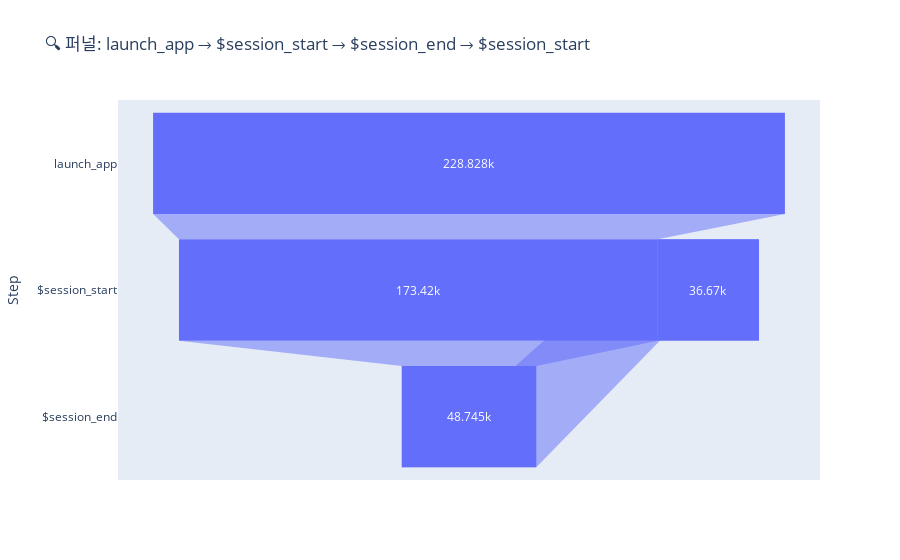
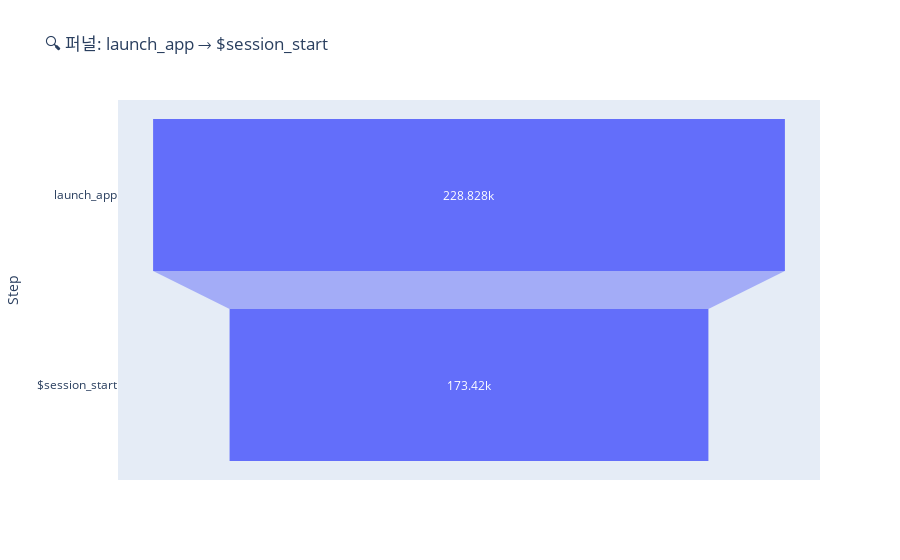
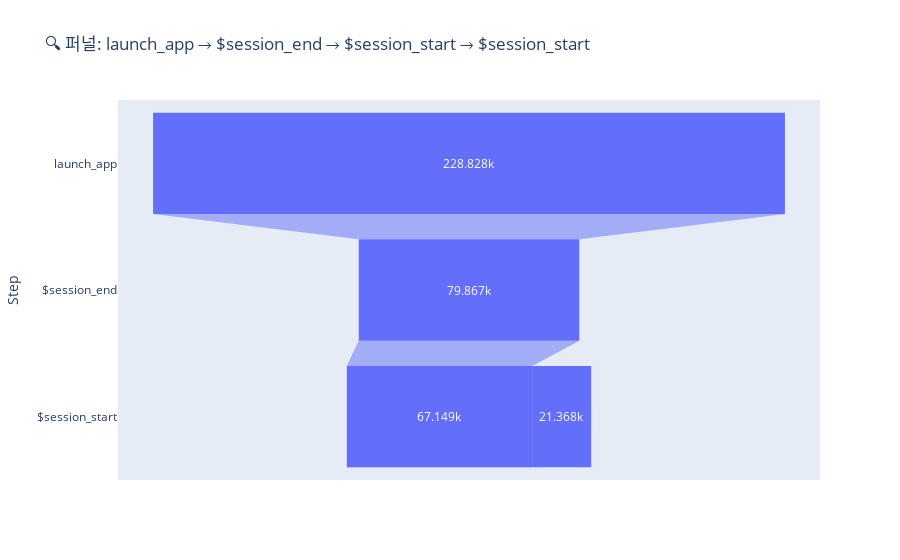
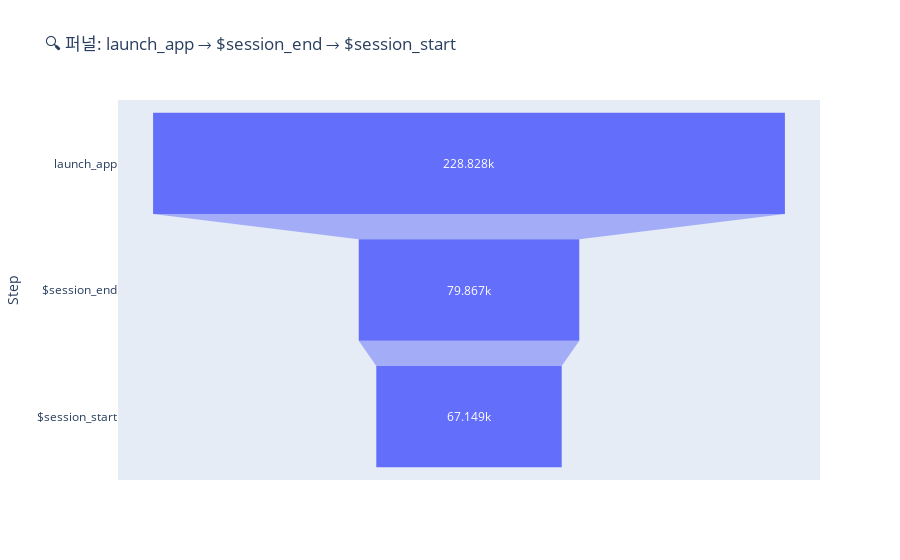

Notebook cell for these charts, in order:
### Code cell
# 상위 5~10개의 흐름만 퍼널 시각화
for path, count in path_counts.most_common(5):  # 원하는 개수 조절
    steps = path.split(" → ")
    
    funnel_counts = []
    for i in range(1, len(steps) + 1):
        step_sequence = steps[:i]
        step_count = 0
        for session_id, group in df_sorted.groupby('session_id'):
            events = group['event_key'].tolist()
            for j in range(len(events) - len(step_sequence) + 1):
                if events[j:j + len(step_sequence)] == step_sequence:
                    step_count += 1
                    break
        funnel_counts.append((step_sequence[-1], step_count))

    funnel_df = pd.DataFrame(funnel_counts, columns=["Step", "UserCount"])
    fig = px.funnel(funnel_df, x="UserCount", y="Step", title=f"🔍 퍼널: {path}")
    fig.show()

### Figure 1 — Plotly figure (JSON) as saved in the notebook; plotly's stock layout.template omitted (floating-point values rounded to 4 significant figures)
{"data": [{"hovertemplate": "UserCount=%{x}<br>Step=%{y}<extra></extra>", "legendgroup": "", "marker": {"color": "#636efa"}, "name": "", "orientation": "h", "showlegend": false, "type": "funnel", "x": [228828, 173420, 48745, 36670], "xaxis": "x", "y": ["launch_app", "$session_start", "$session_end", "$session_start"], "yaxis": "y"}], "layout": {"legend": {"tracegroupgap": 0}, "title": {"text": "🔍 퍼널: launch_app → $session_start → $session_end → $session_start"}, "xaxis": {"anchor": "y", "domain": [0, 1], "title": {"text": "UserCount"}}, "yaxis": {"anchor": "x", "domain": [0, 1], "title": {"text": "Step"}}}}

### Figure 2 — Plotly figure (JSON) as saved in the notebook; plotly's stock layout.template omitted (floating-point values rounded to 4 significant figures)
{"data": [{"hovertemplate": "UserCount=%{x}<br>Step=%{y}<extra></extra>", "legendgroup": "", "marker": {"color": "#636efa"}, "name": "", "orientation": "h", "showlegend": false, "type": "funnel", "x": [228828, 173420], "xaxis": "x", "y": ["launch_app", "$session_start"], "yaxis": "y"}], "layout": {"legend": {"tracegroupgap": 0}, "title": {"text": "🔍 퍼널: launch_app → $session_start"}, "xaxis": {"anchor": "y", "domain": [0, 1], "title": {"text": "UserCount"}}, "yaxis": {"anchor": "x", "domain": [0, 1], "title": {"text": "Step"}}}}

### Figure 3 — Plotly figure (JSON) as saved in the notebook; plotly's stock layout.template omitted (floating-point values rounded to 4 significant figures)
{"data": [{"hovertemplate": "UserCount=%{x}<br>Step=%{y}<extra></extra>", "legendgroup": "", "marker": {"color": "#636efa"}, "name": "", "orientation": "h", "showlegend": false, "type": "funnel", "x": [228828, 79867, 67149, 21368], "xaxis": "x", "y": ["launch_app", "$session_end", "$session_start", "$session_start"], "yaxis": "y"}], "layout": {"legend": {"tracegroupgap": 0}, "title": {"text": "🔍 퍼널: launch_app → $session_end → $session_start → $session_start"}, "xaxis": {"anchor": "y", "domain": [0, 1], "title": {"text": "UserCount"}}, "yaxis": {"anchor": "x", "domain": [0, 1], "title": {"text": "Step"}}}}

### Figure 4 — Plotly figure (JSON) as saved in the notebook; plotly's stock layout.template omitted (floating-point values rounded to 4 significant figures)
{"data": [{"hovertemplate": "UserCount=%{x}<br>Step=%{y}<extra></extra>", "legendgroup": "", "marker": {"color": "#636efa"}, "name": "", "orientation": "h", "showlegend": false, "type": "funnel", "x": [228828, 79867, 67149], "xaxis": "x", "y": ["launch_app", "$session_end", "$session_start"], "yaxis": "y"}], "layout": {"legend": {"tracegroupgap": 0}, "title": {"text": "🔍 퍼널: launch_app → $session_end → $session_start"}, "xaxis": {"anchor": "y", "domain": [0, 1], "title": {"text": "UserCount"}}, "yaxis": {"anchor": "x", "domain": [0, 1], "title": {"text": "Step"}}}}
